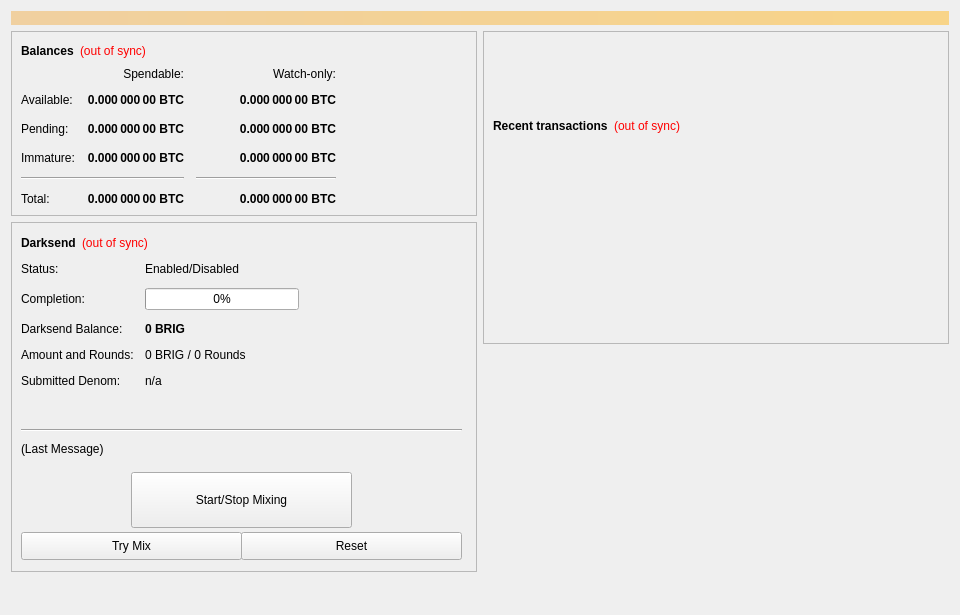
<?xml version="1.0" encoding="UTF-8"?>
<ui version="4.0">
 <class>OverviewPage</class>
 <widget class="QWidget" name="OverviewPage">
  <property name="geometry">
   <rect>
    <x>0</x>
    <y>0</y>
    <width>960</width>
    <height>615</height>
   </rect>
  </property>
  <property name="minimumSize">
   <size>
    <width>960</width>
    <height>0</height>
   </size>
  </property>
  <property name="windowTitle">
   <string>Form</string>
  </property>
  <layout class="QVBoxLayout" name="topLayout">
   <item>
    <widget class="QLabel" name="labelAlerts">
     <property name="visible">
      <bool>false</bool>
     </property>
     <property name="styleSheet">
      <string notr="true">background-color: qlineargradient(x1: 0, y1: 0, x2: 1, y2: 0, stop:0 #F0D0A0, stop:1 #F8D488); color:#000000;</string>
     </property>
     <property name="wordWrap">
      <bool>true</bool>
     </property>
     <property name="margin">
      <number>3</number>
     </property>
    </widget>
   </item>
   <item>
    <layout class="QHBoxLayout" name="horizontalLayout" stretch="1,1">
     <item>
      <layout class="QVBoxLayout" name="verticalLayout_2">
       <item>
        <widget class="QFrame" name="frame">
         <property name="frameShape">
          <enum>QFrame::StyledPanel</enum>
         </property>
         <property name="frameShadow">
          <enum>QFrame::Raised</enum>
         </property>
         <layout class="QVBoxLayout" name="verticalLayout_4">
          <item>
           <layout class="QHBoxLayout" name="horizontalLayout_4">
            <item>
             <widget class="QLabel" name="label_5">
              <property name="font">
               <font>
                <weight>75</weight>
                <bold>true</bold>
               </font>
              </property>
              <property name="text">
               <string>Balances</string>
              </property>
             </widget>
            </item>
            <item>
             <widget class="QLabel" name="labelWalletStatus">
              <property name="cursor">
               <cursorShape>WhatsThisCursor</cursorShape>
              </property>
              <property name="toolTip">
               <string>The displayed information may be out of date. Your wallet automatically synchronizes with the BRIG network after a connection is established, but this process has not completed yet.</string>
              </property>
              <property name="styleSheet">
               <string notr="true">QLabel { color: red; }</string>
              </property>
              <property name="text">
               <string notr="true">(out of sync)</string>
              </property>
              <property name="alignment">
               <set>Qt::AlignLeading|Qt::AlignLeft|Qt::AlignVCenter</set>
              </property>
             </widget>
            </item>
            <item>
             <spacer name="horizontalSpacer_3">
              <property name="orientation">
               <enum>Qt::Horizontal</enum>
              </property>
              <property name="sizeHint" stdset="0">
               <size>
                <width>40</width>
                <height>20</height>
               </size>
              </property>
             </spacer>
            </item>
           </layout>
          </item>
          <item>
           <layout class="QGridLayout" name="gridLayout">
            <property name="spacing">
             <number>12</number>
            </property>
            <item row="2" column="2">
             <widget class="QLabel" name="labelWatchPending">
              <property name="font">
               <font>
                <weight>75</weight>
                <bold>true</bold>
               </font>
              </property>
              <property name="cursor">
               <cursorShape>IBeamCursor</cursorShape>
              </property>
              <property name="toolTip">
               <string>Unconfirmed transactions to watch-only addresses</string>
              </property>
              <property name="text">
               <string notr="true">0.000 000 00 BTC</string>
              </property>
              <property name="alignment">
               <set>Qt::AlignRight|Qt::AlignTrailing|Qt::AlignVCenter</set>
              </property>
              <property name="textInteractionFlags">
               <set>Qt::LinksAccessibleByMouse|Qt::TextSelectableByKeyboard|Qt::TextSelectableByMouse</set>
              </property>
             </widget>
            </item>
            <item row="2" column="1">
             <widget class="QLabel" name="labelUnconfirmed">
              <property name="font">
               <font>
                <weight>75</weight>
                <bold>true</bold>
               </font>
              </property>
              <property name="cursor">
               <cursorShape>IBeamCursor</cursorShape>
              </property>
              <property name="toolTip">
               <string>Total of transactions that have yet to be confirmed, and do not yet count toward the spendable balance</string>
              </property>
              <property name="text">
               <string notr="true">0.000 000 00 BTC</string>
              </property>
              <property name="alignment">
               <set>Qt::AlignRight|Qt::AlignTrailing|Qt::AlignVCenter</set>
              </property>
              <property name="textInteractionFlags">
               <set>Qt::LinksAccessibleByMouse|Qt::TextSelectableByKeyboard|Qt::TextSelectableByMouse</set>
              </property>
             </widget>
            </item>
            <item row="3" column="2">
             <widget class="QLabel" name="labelWatchImmature">
              <property name="font">
               <font>
                <weight>75</weight>
                <bold>true</bold>
               </font>
              </property>
              <property name="cursor">
               <cursorShape>IBeamCursor</cursorShape>
              </property>
              <property name="toolTip">
               <string>Staked or masternode rewards in watch-only addresses that has not yet matured</string>
              </property>
              <property name="text">
               <string notr="true">0.000 000 00 BTC</string>
              </property>
              <property name="alignment">
               <set>Qt::AlignRight|Qt::AlignTrailing|Qt::AlignVCenter</set>
              </property>
              <property name="textInteractionFlags">
               <set>Qt::LinksAccessibleByMouse|Qt::TextSelectableByKeyboard|Qt::TextSelectableByMouse</set>
              </property>
             </widget>
            </item>
            <item row="4" column="0" colspan="2">
             <widget class="Line" name="lineSpendableBalance">
              <property name="orientation">
               <enum>Qt::Horizontal</enum>
              </property>
             </widget>
            </item>
            <item row="4" column="2">
             <widget class="Line" name="lineWatchBalance">
              <property name="sizePolicy">
               <sizepolicy hsizetype="Preferred" vsizetype="Fixed">
                <horstretch>0</horstretch>
                <verstretch>0</verstretch>
               </sizepolicy>
              </property>
              <property name="minimumSize">
               <size>
                <width>140</width>
                <height>0</height>
               </size>
              </property>
              <property name="orientation">
               <enum>Qt::Horizontal</enum>
              </property>
             </widget>
            </item>
            <item row="5" column="0">
             <widget class="QLabel" name="labelTotalText">
              <property name="text">
               <string>Total:</string>
              </property>
             </widget>
            </item>
            <item row="3" column="1">
             <widget class="QLabel" name="labelImmature">
              <property name="font">
               <font>
                <weight>75</weight>
                <bold>true</bold>
               </font>
              </property>
              <property name="cursor">
               <cursorShape>IBeamCursor</cursorShape>
              </property>
              <property name="toolTip">
               <string>Staked or masternode rewards that has not yet matured</string>
              </property>
              <property name="text">
               <string notr="true">0.000 000 00 BTC</string>
              </property>
              <property name="alignment">
               <set>Qt::AlignRight|Qt::AlignTrailing|Qt::AlignVCenter</set>
              </property>
              <property name="textInteractionFlags">
               <set>Qt::LinksAccessibleByMouse|Qt::TextSelectableByKeyboard|Qt::TextSelectableByMouse</set>
              </property>
             </widget>
            </item>
            <item row="2" column="3">
             <spacer name="horizontalSpacer_2">
              <property name="orientation">
               <enum>Qt::Horizontal</enum>
              </property>
              <property name="sizeHint" stdset="0">
               <size>
                <width>40</width>
                <height>20</height>
               </size>
              </property>
             </spacer>
            </item>
            <item row="3" column="0">
             <widget class="QLabel" name="labelImmatureText">
              <property name="text">
               <string>Immature:</string>
              </property>
             </widget>
            </item>
            <item row="5" column="1">
             <widget class="QLabel" name="labelTotal">
              <property name="font">
               <font>
                <weight>75</weight>
                <bold>true</bold>
               </font>
              </property>
              <property name="cursor">
               <cursorShape>IBeamCursor</cursorShape>
              </property>
              <property name="toolTip">
               <string>Your current total balance</string>
              </property>
              <property name="text">
               <string notr="true">0.000 000 00 BTC</string>
              </property>
              <property name="alignment">
               <set>Qt::AlignRight|Qt::AlignTrailing|Qt::AlignVCenter</set>
              </property>
              <property name="textInteractionFlags">
               <set>Qt::LinksAccessibleByMouse|Qt::TextSelectableByKeyboard|Qt::TextSelectableByMouse</set>
              </property>
             </widget>
            </item>
            <item row="5" column="2">
             <widget class="QLabel" name="labelWatchTotal">
              <property name="font">
               <font>
                <weight>75</weight>
                <bold>true</bold>
               </font>
              </property>
              <property name="cursor">
               <cursorShape>IBeamCursor</cursorShape>
              </property>
              <property name="toolTip">
               <string>Current total balance in watch-only addresses</string>
              </property>
              <property name="text">
               <string notr="true">0.000 000 00 BTC</string>
              </property>
              <property name="alignment">
               <set>Qt::AlignRight|Qt::AlignTrailing|Qt::AlignVCenter</set>
              </property>
              <property name="textInteractionFlags">
               <set>Qt::LinksAccessibleByMouse|Qt::TextSelectableByKeyboard|Qt::TextSelectableByMouse</set>
              </property>
             </widget>
            </item>
            <item row="0" column="2">
             <widget class="QLabel" name="labelWatchonly">
              <property name="text">
               <string>Watch-only:</string>
              </property>
              <property name="alignment">
               <set>Qt::AlignRight|Qt::AlignTrailing|Qt::AlignVCenter</set>
              </property>
             </widget>
            </item>
            <item row="1" column="0">
             <widget class="QLabel" name="labelBalanceText">
              <property name="text">
               <string>Available:</string>
              </property>
             </widget>
            </item>
            <item row="1" column="1">
             <widget class="QLabel" name="labelBalance">
              <property name="font">
               <font>
                <weight>75</weight>
                <bold>true</bold>
               </font>
              </property>
              <property name="cursor">
               <cursorShape>IBeamCursor</cursorShape>
              </property>
              <property name="toolTip">
               <string>Your current spendable balance</string>
              </property>
              <property name="text">
               <string notr="true">0.000 000 00 BTC</string>
              </property>
              <property name="alignment">
               <set>Qt::AlignRight|Qt::AlignTrailing|Qt::AlignVCenter</set>
              </property>
              <property name="textInteractionFlags">
               <set>Qt::LinksAccessibleByMouse|Qt::TextSelectableByKeyboard|Qt::TextSelectableByMouse</set>
              </property>
             </widget>
            </item>
            <item row="1" column="2">
             <widget class="QLabel" name="labelWatchAvailable">
              <property name="font">
               <font>
                <weight>75</weight>
                <bold>true</bold>
               </font>
              </property>
              <property name="cursor">
               <cursorShape>IBeamCursor</cursorShape>
              </property>
              <property name="toolTip">
               <string>Your current balance in watch-only addresses</string>
              </property>
              <property name="text">
               <string notr="true">0.000 000 00 BTC</string>
              </property>
              <property name="alignment">
               <set>Qt::AlignRight|Qt::AlignTrailing|Qt::AlignVCenter</set>
              </property>
              <property name="textInteractionFlags">
               <set>Qt::LinksAccessibleByMouse|Qt::TextSelectableByKeyboard|Qt::TextSelectableByMouse</set>
              </property>
             </widget>
            </item>
            <item row="2" column="0">
             <widget class="QLabel" name="labelPendingText">
              <property name="text">
               <string>Pending:</string>
              </property>
             </widget>
            </item>
            <item row="0" column="1">
             <widget class="QLabel" name="labelSpendable">
              <property name="text">
               <string>Spendable:</string>
              </property>
              <property name="alignment">
               <set>Qt::AlignRight|Qt::AlignTrailing|Qt::AlignVCenter</set>
              </property>
             </widget>
            </item>
           </layout>
          </item>
         </layout>
        </widget>
       </item>
       <item>
        <widget class="QFrame" name="frameDarksend">
         <property name="minimumSize">
          <size>
           <width>0</width>
           <height>350</height>
          </size>
         </property>
         <property name="layoutDirection">
          <enum>Qt::LeftToRight</enum>
         </property>
         <property name="frameShape">
          <enum>QFrame::StyledPanel</enum>
         </property>
         <property name="frameShadow">
          <enum>QFrame::Raised</enum>
         </property>
         <widget class="QWidget" name="formLayoutWidget">
          <property name="geometry">
           <rect>
            <x>10</x>
            <y>40</y>
            <width>451</width>
            <height>161</height>
           </rect>
          </property>
          <layout class="QFormLayout" name="formLayout">
           <property name="fieldGrowthPolicy">
            <enum>QFormLayout::AllNonFixedFieldsGrow</enum>
           </property>
           <property name="horizontalSpacing">
            <number>11</number>
           </property>
           <property name="verticalSpacing">
            <number>12</number>
           </property>
           <item row="0" column="0">
            <widget class="QLabel" name="label_6">
             <property name="text">
              <string>Status:</string>
             </property>
            </widget>
           </item>
           <item row="1" column="0">
            <widget class="QLabel" name="label_7">
             <property name="text">
              <string>Completion:</string>
             </property>
            </widget>
           </item>
           <item row="1" column="1">
            <widget class="QProgressBar" name="DarksendProgress">
             <property name="maximumSize">
              <size>
               <width>154</width>
               <height>16777215</height>
              </size>
             </property>
             <property name="value">
              <number>0</number>
             </property>
            </widget>
           </item>
           <item row="2" column="0">
            <widget class="QLabel" name="labelAnonymizedText">
             <property name="text">
              <string>Darksend Balance:</string>
             </property>
            </widget>
           </item>
           <item row="2" column="1">
            <widget class="QLabel" name="labelAnonymized">
             <property name="font">
              <font>
               <weight>75</weight>
               <bold>true</bold>
              </font>
             </property>
             <property name="text">
              <string notr="true">0 BRIG</string>
             </property>
            </widget>
           </item>
           <item row="3" column="0">
            <widget class="QLabel" name="label_8">
             <property name="text">
              <string>Amount and Rounds:</string>
             </property>
            </widget>
           </item>
           <item row="3" column="1">
            <widget class="QLabel" name="labelAmountRounds">
             <property name="text">
              <string>0 BRIG / 0 Rounds</string>
             </property>
            </widget>
           </item>
           <item row="4" column="0">
            <widget class="QLabel" name="label_9">
             <property name="text">
              <string>Submitted Denom:</string>
             </property>
            </widget>
           </item>
           <item row="4" column="1">
            <widget class="QLabel" name="labelSubmittedDenom">
             <property name="toolTip">
              <string>The denominations you submitted to the Masternode.&lt;br&gt;To mix, other users must submit the exact same denominations.</string>
             </property>
             <property name="text">
              <string>n/a</string>
             </property>
            </widget>
           </item>
           <item row="0" column="1">
            <widget class="QLabel" name="DarksendEnabled">
             <property name="text">
              <string>Enabled/Disabled</string>
             </property>
            </widget>
           </item>
          </layout>
         </widget>
         <widget class="QPushButton" name="runAutoDenom">
          <property name="geometry">
           <rect>
            <x>251</x>
            <y>17</y>
            <width>1</width>
            <height>1</height>
           </rect>
          </property>
          <property name="palette">
           <palette>
            <active>
             <colorrole role="WindowText">
              <brush brushstyle="SolidPattern">
               <color alpha="255">
                <red>0</red>
                <green>0</green>
                <blue>0</blue>
               </color>
              </brush>
             </colorrole>
             <colorrole role="Button">
              <brush brushstyle="SolidPattern">
               <color alpha="255">
                <red>239</red>
                <green>238</green>
                <blue>238</blue>
               </color>
              </brush>
             </colorrole>
             <colorrole role="Light">
              <brush brushstyle="SolidPattern">
               <color alpha="255">
                <red>255</red>
                <green>255</green>
                <blue>255</blue>
               </color>
              </brush>
             </colorrole>
             <colorrole role="Midlight">
              <brush brushstyle="SolidPattern">
               <color alpha="255">
                <red>247</red>
                <green>246</green>
                <blue>246</blue>
               </color>
              </brush>
             </colorrole>
             <colorrole role="Dark">
              <brush brushstyle="SolidPattern">
               <color alpha="255">
                <red>119</red>
                <green>119</green>
                <blue>119</blue>
               </color>
              </brush>
             </colorrole>
             <colorrole role="Mid">
              <brush brushstyle="SolidPattern">
               <color alpha="255">
                <red>159</red>
                <green>159</green>
                <blue>159</blue>
               </color>
              </brush>
             </colorrole>
             <colorrole role="Text">
              <brush brushstyle="SolidPattern">
               <color alpha="255">
                <red>0</red>
                <green>0</green>
                <blue>0</blue>
               </color>
              </brush>
             </colorrole>
             <colorrole role="BrightText">
              <brush brushstyle="SolidPattern">
               <color alpha="255">
                <red>255</red>
                <green>255</green>
                <blue>255</blue>
               </color>
              </brush>
             </colorrole>
             <colorrole role="ButtonText">
              <brush brushstyle="SolidPattern">
               <color alpha="255">
                <red>0</red>
                <green>0</green>
                <blue>0</blue>
               </color>
              </brush>
             </colorrole>
             <colorrole role="Base">
              <brush brushstyle="SolidPattern">
               <color alpha="255">
                <red>255</red>
                <green>255</green>
                <blue>255</blue>
               </color>
              </brush>
             </colorrole>
             <colorrole role="Window">
              <brush brushstyle="SolidPattern">
               <color alpha="255">
                <red>239</red>
                <green>238</green>
                <blue>238</blue>
               </color>
              </brush>
             </colorrole>
             <colorrole role="Shadow">
              <brush brushstyle="SolidPattern">
               <color alpha="255">
                <red>0</red>
                <green>0</green>
                <blue>0</blue>
               </color>
              </brush>
             </colorrole>
             <colorrole role="AlternateBase">
              <brush brushstyle="SolidPattern">
               <color alpha="255">
                <red>247</red>
                <green>246</green>
                <blue>246</blue>
               </color>
              </brush>
             </colorrole>
             <colorrole role="ToolTipBase">
              <brush brushstyle="SolidPattern">
               <color alpha="255">
                <red>255</red>
                <green>255</green>
                <blue>220</blue>
               </color>
              </brush>
             </colorrole>
             <colorrole role="ToolTipText">
              <brush brushstyle="SolidPattern">
               <color alpha="255">
                <red>0</red>
                <green>0</green>
                <blue>0</blue>
               </color>
              </brush>
             </colorrole>
            </active>
            <inactive>
             <colorrole role="WindowText">
              <brush brushstyle="SolidPattern">
               <color alpha="255">
                <red>0</red>
                <green>0</green>
                <blue>0</blue>
               </color>
              </brush>
             </colorrole>
             <colorrole role="Button">
              <brush brushstyle="SolidPattern">
               <color alpha="255">
                <red>239</red>
                <green>238</green>
                <blue>238</blue>
               </color>
              </brush>
             </colorrole>
             <colorrole role="Light">
              <brush brushstyle="SolidPattern">
               <color alpha="255">
                <red>255</red>
                <green>255</green>
                <blue>255</blue>
               </color>
              </brush>
             </colorrole>
             <colorrole role="Midlight">
              <brush brushstyle="SolidPattern">
               <color alpha="255">
                <red>247</red>
                <green>246</green>
                <blue>246</blue>
               </color>
              </brush>
             </colorrole>
             <colorrole role="Dark">
              <brush brushstyle="SolidPattern">
               <color alpha="255">
                <red>119</red>
                <green>119</green>
                <blue>119</blue>
               </color>
              </brush>
             </colorrole>
             <colorrole role="Mid">
              <brush brushstyle="SolidPattern">
               <color alpha="255">
                <red>159</red>
                <green>159</green>
                <blue>159</blue>
               </color>
              </brush>
             </colorrole>
             <colorrole role="Text">
              <brush brushstyle="SolidPattern">
               <color alpha="255">
                <red>0</red>
                <green>0</green>
                <blue>0</blue>
               </color>
              </brush>
             </colorrole>
             <colorrole role="BrightText">
              <brush brushstyle="SolidPattern">
               <color alpha="255">
                <red>255</red>
                <green>255</green>
                <blue>255</blue>
               </color>
              </brush>
             </colorrole>
             <colorrole role="ButtonText">
              <brush brushstyle="SolidPattern">
               <color alpha="255">
                <red>0</red>
                <green>0</green>
                <blue>0</blue>
               </color>
              </brush>
             </colorrole>
             <colorrole role="Base">
              <brush brushstyle="SolidPattern">
               <color alpha="255">
                <red>255</red>
                <green>255</green>
                <blue>255</blue>
               </color>
              </brush>
             </colorrole>
             <colorrole role="Window">
              <brush brushstyle="SolidPattern">
               <color alpha="255">
                <red>239</red>
                <green>238</green>
                <blue>238</blue>
               </color>
              </brush>
             </colorrole>
             <colorrole role="Shadow">
              <brush brushstyle="SolidPattern">
               <color alpha="255">
                <red>0</red>
                <green>0</green>
                <blue>0</blue>
               </color>
              </brush>
             </colorrole>
             <colorrole role="AlternateBase">
              <brush brushstyle="SolidPattern">
               <color alpha="255">
                <red>247</red>
                <green>246</green>
                <blue>246</blue>
               </color>
              </brush>
             </colorrole>
             <colorrole role="ToolTipBase">
              <brush brushstyle="SolidPattern">
               <color alpha="255">
                <red>255</red>
                <green>255</green>
                <blue>220</blue>
               </color>
              </brush>
             </colorrole>
             <colorrole role="ToolTipText">
              <brush brushstyle="SolidPattern">
               <color alpha="255">
                <red>0</red>
                <green>0</green>
                <blue>0</blue>
               </color>
              </brush>
             </colorrole>
            </inactive>
            <disabled>
             <colorrole role="WindowText">
              <brush brushstyle="SolidPattern">
               <color alpha="255">
                <red>119</red>
                <green>119</green>
                <blue>119</blue>
               </color>
              </brush>
             </colorrole>
             <colorrole role="Button">
              <brush brushstyle="SolidPattern">
               <color alpha="255">
                <red>239</red>
                <green>238</green>
                <blue>238</blue>
               </color>
              </brush>
             </colorrole>
             <colorrole role="Light">
              <brush brushstyle="SolidPattern">
               <color alpha="255">
                <red>255</red>
                <green>255</green>
                <blue>255</blue>
               </color>
              </brush>
             </colorrole>
             <colorrole role="Midlight">
              <brush brushstyle="SolidPattern">
               <color alpha="255">
                <red>247</red>
                <green>246</green>
                <blue>246</blue>
               </color>
              </brush>
             </colorrole>
             <colorrole role="Dark">
              <brush brushstyle="SolidPattern">
               <color alpha="255">
                <red>119</red>
                <green>119</green>
                <blue>119</blue>
               </color>
              </brush>
             </colorrole>
             <colorrole role="Mid">
              <brush brushstyle="SolidPattern">
               <color alpha="255">
                <red>159</red>
                <green>159</green>
                <blue>159</blue>
               </color>
              </brush>
             </colorrole>
             <colorrole role="Text">
              <brush brushstyle="SolidPattern">
               <color alpha="255">
                <red>119</red>
                <green>119</green>
                <blue>119</blue>
               </color>
              </brush>
             </colorrole>
             <colorrole role="BrightText">
              <brush brushstyle="SolidPattern">
               <color alpha="255">
                <red>255</red>
                <green>255</green>
                <blue>255</blue>
               </color>
              </brush>
             </colorrole>
             <colorrole role="ButtonText">
              <brush brushstyle="SolidPattern">
               <color alpha="255">
                <red>119</red>
                <green>119</green>
                <blue>119</blue>
               </color>
              </brush>
             </colorrole>
             <colorrole role="Base">
              <brush brushstyle="SolidPattern">
               <color alpha="255">
                <red>239</red>
                <green>238</green>
                <blue>238</blue>
               </color>
              </brush>
             </colorrole>
             <colorrole role="Window">
              <brush brushstyle="SolidPattern">
               <color alpha="255">
                <red>239</red>
                <green>238</green>
                <blue>238</blue>
               </color>
              </brush>
             </colorrole>
             <colorrole role="Shadow">
              <brush brushstyle="SolidPattern">
               <color alpha="255">
                <red>0</red>
                <green>0</green>
                <blue>0</blue>
               </color>
              </brush>
             </colorrole>
             <colorrole role="AlternateBase">
              <brush brushstyle="SolidPattern">
               <color alpha="255">
                <red>239</red>
                <green>238</green>
                <blue>238</blue>
               </color>
              </brush>
             </colorrole>
             <colorrole role="ToolTipBase">
              <brush brushstyle="SolidPattern">
               <color alpha="255">
                <red>255</red>
                <green>255</green>
                <blue>220</blue>
               </color>
              </brush>
             </colorrole>
             <colorrole role="ToolTipText">
              <brush brushstyle="SolidPattern">
               <color alpha="255">
                <red>0</red>
                <green>0</green>
                <blue>0</blue>
               </color>
              </brush>
             </colorrole>
            </disabled>
           </palette>
          </property>
          <property name="focusPolicy">
           <enum>Qt::NoFocus</enum>
          </property>
          <property name="autoFillBackground">
           <bool>true</bool>
          </property>
          <property name="text">
           <string/>
          </property>
          <property name="flat">
           <bool>true</bool>
          </property>
         </widget>
         <widget class="QPushButton" name="toggleDarksend">
          <property name="geometry">
           <rect>
            <x>120</x>
            <y>250</y>
            <width>221</width>
            <height>56</height>
           </rect>
          </property>
          <property name="sizePolicy">
           <sizepolicy hsizetype="MinimumExpanding" vsizetype="Fixed">
            <horstretch>0</horstretch>
            <verstretch>0</verstretch>
           </sizepolicy>
          </property>
          <property name="text">
           <string>Start/Stop Mixing</string>
          </property>
         </widget>
         <widget class="Line" name="lineLastMessage">
          <property name="geometry">
           <rect>
            <x>10</x>
            <y>200</y>
            <width>441</width>
            <height>16</height>
           </rect>
          </property>
          <property name="orientation">
           <enum>Qt::Horizontal</enum>
          </property>
         </widget>
         <widget class="QLabel" name="DarksendStatus">
          <property name="geometry">
           <rect>
            <x>10</x>
            <y>220</y>
            <width>451</width>
            <height>61</height>
           </rect>
          </property>
          <property name="minimumSize">
           <size>
            <width>288</width>
            <height>43</height>
           </size>
          </property>
          <property name="text">
           <string>(Last Message)</string>
          </property>
          <property name="alignment">
           <set>Qt::AlignLeading|Qt::AlignLeft|Qt::AlignTop</set>
          </property>
          <property name="wordWrap">
           <bool>true</bool>
          </property>
         </widget>
         <widget class="QPushButton" name="DarksendAuto">
          <property name="geometry">
           <rect>
            <x>10</x>
            <y>310</y>
            <width>221</width>
            <height>28</height>
           </rect>
          </property>
          <property name="sizePolicy">
           <sizepolicy hsizetype="MinimumExpanding" vsizetype="Fixed">
            <horstretch>0</horstretch>
            <verstretch>0</verstretch>
           </sizepolicy>
          </property>
          <property name="toolTip">
           <string>Try to manually submit a Darksend request.</string>
          </property>
          <property name="text">
           <string>Try Mix</string>
          </property>
         </widget>
         <widget class="QPushButton" name="DarksendReset">
          <property name="geometry">
           <rect>
            <x>230</x>
            <y>310</y>
            <width>221</width>
            <height>28</height>
           </rect>
          </property>
          <property name="sizePolicy">
           <sizepolicy hsizetype="MinimumExpanding" vsizetype="Fixed">
            <horstretch>0</horstretch>
            <verstretch>0</verstretch>
           </sizepolicy>
          </property>
          <property name="toolTip">
           <string>Reset the current status of Darksend (can interrupt Darksend if it's in the process of Mixing, which can cost you money!)</string>
          </property>
          <property name="autoFillBackground">
           <bool>false</bool>
          </property>
          <property name="text">
           <string>Reset</string>
          </property>
         </widget>
         <widget class="QWidget" name="layoutWidget">
          <property name="geometry">
           <rect>
            <x>10</x>
            <y>10</y>
            <width>431</width>
            <height>22</height>
           </rect>
          </property>
          <layout class="QHBoxLayout" name="horizontalLayout_5">
           <item>
            <widget class="QLabel" name="label_2">
             <property name="font">
              <font>
               <weight>75</weight>
               <bold>true</bold>
              </font>
             </property>
             <property name="text">
              <string>Darksend</string>
             </property>
            </widget>
           </item>
           <item>
            <widget class="QLabel" name="labelDarksendSyncStatus">
             <property name="toolTip">
              <string>The displayed information may be out of date. Your wallet automatically synchronizes with the BRIG network after a connection is established, but this process has not completed yet.</string>
             </property>
             <property name="styleSheet">
              <string notr="true">QLabel { color: red; }</string>
             </property>
             <property name="text">
              <string notr="true">(out of sync)</string>
             </property>
             <property name="alignment">
              <set>Qt::AlignLeading|Qt::AlignLeft|Qt::AlignVCenter</set>
             </property>
            </widget>
           </item>
           <item>
            <spacer name="horizontalSpacer_4">
             <property name="orientation">
              <enum>Qt::Horizontal</enum>
             </property>
             <property name="sizeHint" stdset="0">
              <size>
               <width>40</width>
               <height>20</height>
              </size>
             </property>
            </spacer>
           </item>
          </layout>
         </widget>
        </widget>
       </item>
       <item>
        <spacer name="verticalSpacer">
         <property name="orientation">
          <enum>Qt::Vertical</enum>
         </property>
         <property name="sizeHint" stdset="0">
          <size>
           <width>20</width>
           <height>40</height>
          </size>
         </property>
        </spacer>
       </item>
      </layout>
     </item>
     <item>
      <layout class="QVBoxLayout" name="verticalLayout_3">
       <item>
        <widget class="QFrame" name="frame_2">
         <property name="frameShape">
          <enum>QFrame::StyledPanel</enum>
         </property>
         <property name="frameShadow">
          <enum>QFrame::Raised</enum>
         </property>
         <layout class="QVBoxLayout" name="verticalLayout">
          <item>
           <spacer name="verticalSpacer_3">
            <property name="orientation">
             <enum>Qt::Vertical</enum>
            </property>
            <property name="sizeType">
             <enum>QSizePolicy::Fixed</enum>
            </property>
            <property name="sizeHint" stdset="0">
             <size>
              <width>20</width>
              <height>75</height>
             </size>
            </property>
           </spacer>
          </item>
          <item>
           <layout class="QHBoxLayout" name="horizontalLayout_2">
            <item>
             <widget class="QLabel" name="label_4">
              <property name="font">
               <font>
                <weight>75</weight>
                <bold>true</bold>
               </font>
              </property>
              <property name="text">
               <string>Recent transactions</string>
              </property>
             </widget>
            </item>
            <item>
             <widget class="QLabel" name="labelTransactionsStatus">
              <property name="cursor">
               <cursorShape>WhatsThisCursor</cursorShape>
              </property>
              <property name="toolTip">
               <string>The displayed information may be out of date. Your wallet automatically synchronizes with the BRIG network after a connection is established, but this process has not completed yet.</string>
              </property>
              <property name="styleSheet">
               <string notr="true">QLabel { color: red; }</string>
              </property>
              <property name="text">
               <string notr="true">(out of sync)</string>
              </property>
              <property name="alignment">
               <set>Qt::AlignRight|Qt::AlignTrailing|Qt::AlignVCenter</set>
              </property>
             </widget>
            </item>
            <item>
             <spacer name="horizontalSpacer">
              <property name="orientation">
               <enum>Qt::Horizontal</enum>
              </property>
              <property name="sizeHint" stdset="0">
               <size>
                <width>40</width>
                <height>20</height>
               </size>
              </property>
             </spacer>
            </item>
           </layout>
          </item>
          <item>
           <widget class="QListView" name="listTransactions">
            <property name="styleSheet">
             <string notr="true">QListView { background: transparent; }</string>
            </property>
            <property name="frameShape">
             <enum>QFrame::NoFrame</enum>
            </property>
            <property name="verticalScrollBarPolicy">
             <enum>Qt::ScrollBarAlwaysOff</enum>
            </property>
            <property name="horizontalScrollBarPolicy">
             <enum>Qt::ScrollBarAlwaysOff</enum>
            </property>
            <property name="selectionMode">
             <enum>QAbstractItemView::NoSelection</enum>
            </property>
           </widget>
          </item>
         </layout>
        </widget>
       </item>
       <item>
        <spacer name="verticalSpacer_2">
         <property name="orientation">
          <enum>Qt::Vertical</enum>
         </property>
         <property name="sizeType">
          <enum>QSizePolicy::Expanding</enum>
         </property>
         <property name="sizeHint" stdset="0">
          <size>
           <width>20</width>
           <height>40</height>
          </size>
         </property>
        </spacer>
       </item>
      </layout>
     </item>
    </layout>
   </item>
  </layout>
 </widget>
 <resources/>
 <connections/>
</ui>
